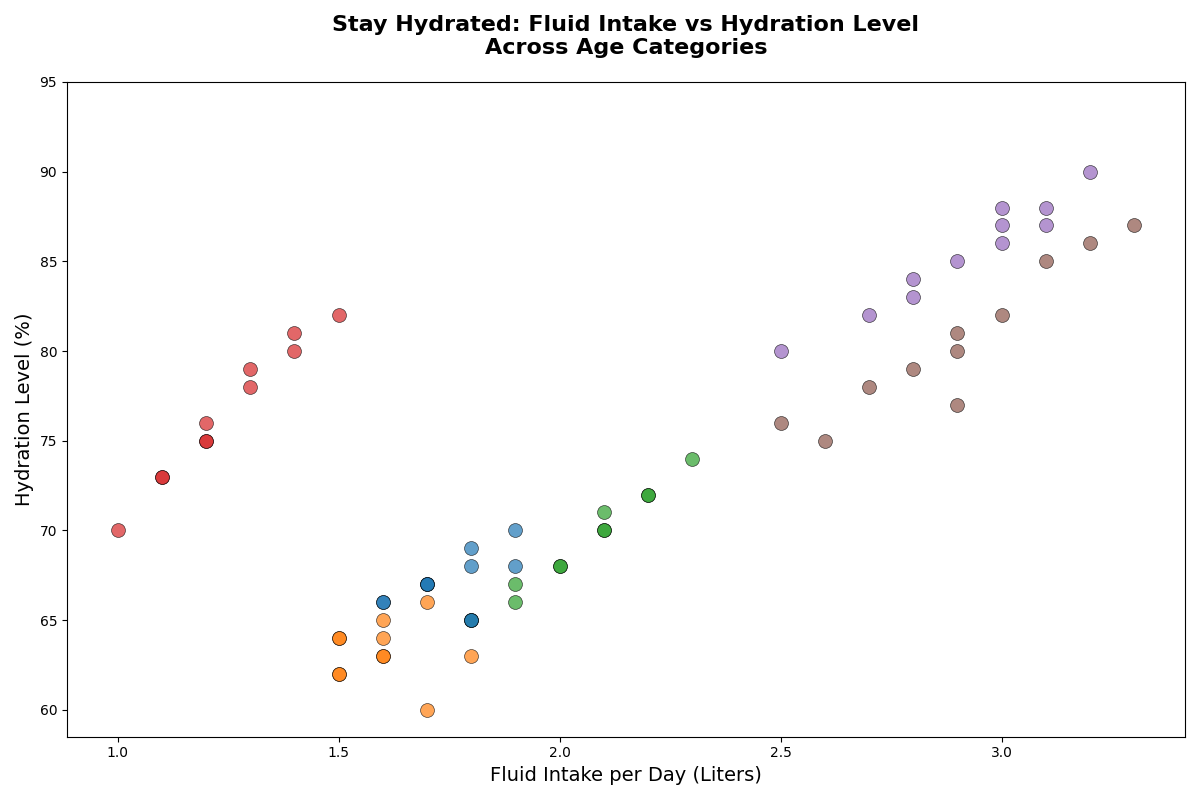

Recreate this plot in Python.
import matplotlib.pyplot as plt
import numpy as np

age_groups = ['Youngsters', 'Adolescents', 'Grown-ups', 'Old Folks', 'Youths', 'Sages']
daily_fluid_intake_liters = {
    'Youngsters': [1.0, 1.2, 1.1, 1.4, 1.3, 1.2, 1.1, 1.5, 1.2, 1.3, 1.4],
    'Adolescents': [1.8, 2.0, 1.9, 2.1, 2.2, 2.1, 2.3, 1.9, 2.0, 2.1, 2.2],
    'Grown-ups': [2.5, 2.8, 2.7, 2.9, 3.0, 3.1, 3.0, 3.2, 2.8, 3.1, 3.0],
    'Old Folks': [1.8, 1.9, 1.7, 1.6, 1.8, 1.7, 1.9, 1.8, 1.6, 1.7, 1.8],
    'Youths': [2.6, 2.9, 2.5, 2.7, 2.8, 2.9, 3.0, 3.1, 2.9, 3.3, 3.2],
    'Sages': [1.7, 1.8, 1.5, 1.6, 1.5, 1.6, 1.7, 1.5, 1.6, 1.5, 1.6]
}
hydration_levels = {
    'Youngsters': [70, 75, 73, 80, 78, 75, 73, 82, 76, 79, 81],
    'Adolescents': [65, 68, 67, 70, 72, 71, 74, 66, 68, 70, 72],
    'Grown-ups': [80, 83, 82, 85, 87, 88, 86, 90, 84, 87, 88],
    'Old Folks': [65, 68, 67, 66, 65, 67, 70, 68, 66, 67, 69],
    'Youths': [75, 77, 76, 78, 79, 80, 82, 85, 81, 87, 86],
    'Sages': [60, 63, 62, 65, 64, 63, 66, 64, 63, 62, 64]
}

# Manually shuffled colors
colors = ['tab:red', 'tab:green', 'tab:purple', 'tab:blue', 'tab:brown', 'tab:orange']

fig, ax = plt.subplots(figsize=(12, 8))

for age_group, color in zip(age_groups, colors):
    fluid_intake = daily_fluid_intake_liters[age_group]
    hydration = hydration_levels[age_group]
    ax.scatter(fluid_intake, hydration, color=color, alpha=0.7, edgecolors='black', linewidth=0.5, s=100)

plt.title("Stay Hydrated: Fluid Intake vs Hydration Level\nAcross Age Categories", fontsize=16, fontweight='bold', pad=20)
plt.xlabel("Fluid Intake per Day (Liters)", fontsize=14)
plt.ylabel("Hydration Level (%)", fontsize=14)

plt.xticks(np.arange(1.0, 3.5, 0.5))
plt.yticks(np.arange(60, 100, 5))

plt.tight_layout()
plt.show()
